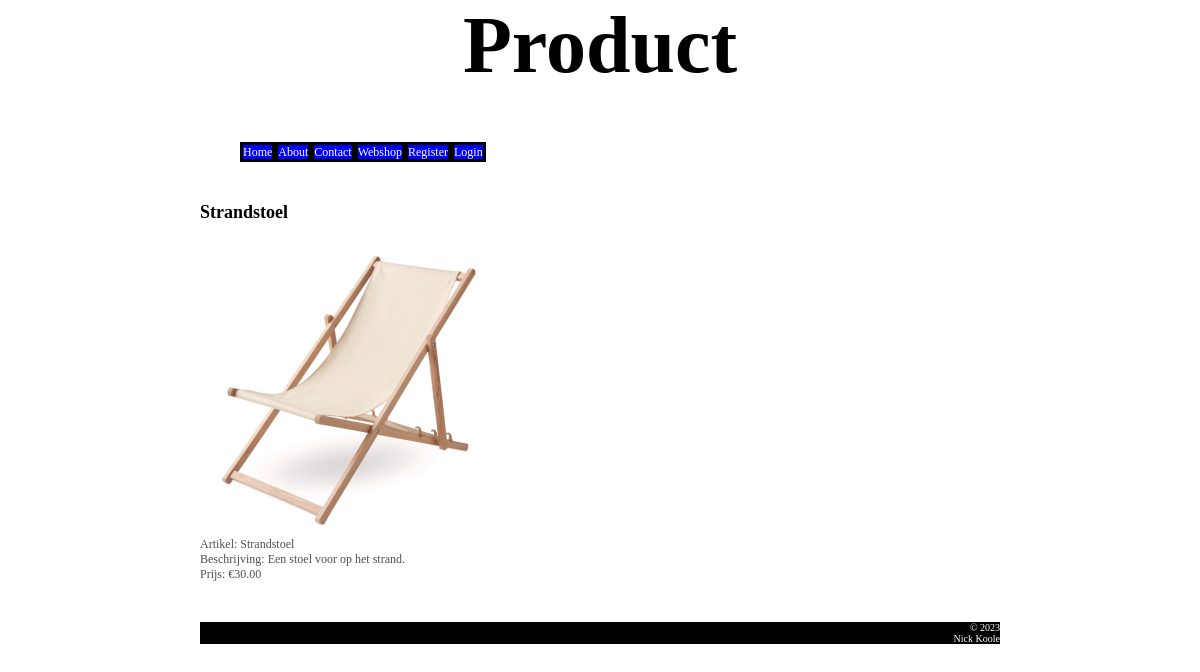
The app's page /index.php?page=details&product_id=2 with its own data.
### tables this page shows
CREATE TABLE `products` (
  `product_id` int(10) NOT NULL,
  `name` varchar(40) NOT NULL,
  `description` varchar(200) NOT NULL,
  `price` decimal(10,2) NOT NULL,
  `product_picture_location` varchar(80) NOT NULL
);

### file_repository.php (called while the page is built, shortened)
<?php
    function connectToDatabase() {
        $servername = "localhost";
        $username = "WebShopUser";
        $password = "Testtest!";
        $dbname = "nicks_webshop";
        $conn = mysqli_connect($servername, $username, $password, $dbname);
        return $conn;
    }
    function getWebshopProduct($product_id){
        $conn = connectToDatabase();
        $product_id = mysqli_real_escape_string($conn, $product_id);
        try{
            $sql = "SELECT * FROM products WHERE product_id='" . $product_id . "'";
            $result = mysqli_query($conn, $sql);
            $row = mysqli_fetch_assoc($result);
            return $row;
        } finally {
            disconnectFromDatabase($conn);
        }
    }
?>

### products_service.php (called while the page is built, shortened)
<?php
    function getWebshopProductDetails($product_id) {
        $genericError = "";
        try {
            $product = getWebshopProduct($product_id);
        }
        catch(Exception $e) {
            $genericError = "Helaas kunnen wij dit product op dit moment niet laten zien. Probeer het later opnieuw.";
            logError($e->getMessage());
        }
        return array('product' => $product, 'genericError' => $genericError);
    }
?>

### product.php (the view, shortened to what this page needs)
<?php
    function showProductBody($data) {
        echo '<h2>' . $data['product']["name"] . '</h2>';
        echo '<img src="' . $data['product']["product_picture_location"] . '" class="detailPicture" alt="Een foto"><br>' .
        'Artikel: ' . $data['product']["name"] . '<br>' .
        'Beschrijving: ' . $data['product']["description"] . '<br>' .
        'Prijs: €' . $data['product']["price"] . '<br>';
        echo '<span>' . $data['errProduct_id'] . '</span><br>' .
        '<span>' . $data['errQuantity'] . '</span><br>';
    }
?>

### CSS/stylesheet.css (style rules this page uses)
h2 { color: black; }
body { max-width: 800px; margin: auto; text-align: left; }
img { width: 100px; height: 100px; }
.pagetext { background-color: white; color: rgb(80,80,80); font-size: 12px; }
.detailPicture { width: 300px; height: 300px; }

### records on screen
products: name "Strandstoel", description "Een stoel voor op het strand.", price "30.00"

### other values on screen
getHeader($data) "Product"
$title "Home"
$title "About"
$title "Contact"
$title "Webshop"
$title "Register"
$title "Login"
